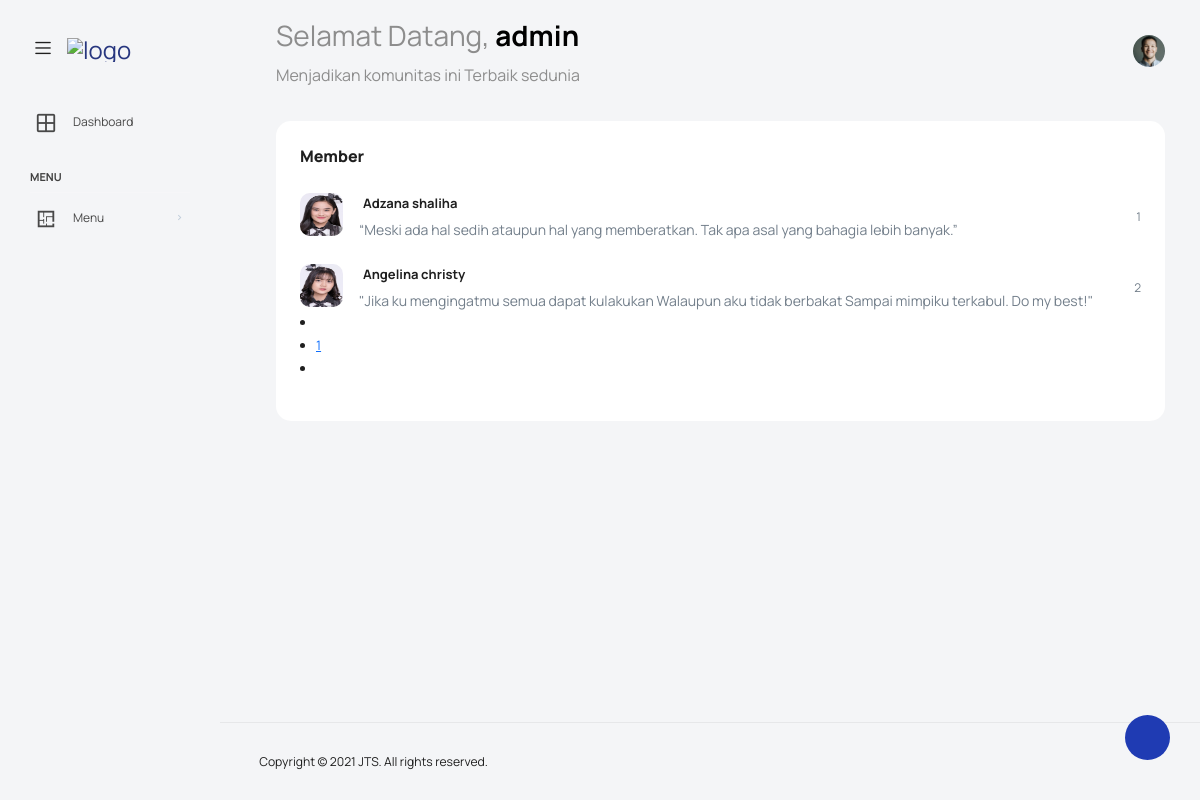
The app's page /admin/index.php (signed in) with its own data.
### tables this page shows
CREATE TABLE `tb_member` (
  `id_member` int(11) NOT NULL,
  `nama` varchar(25) NOT NULL,
  `gambar` varchar(50) NOT NULL,
  `tgl_lahir` date NOT NULL,
  `alamat` text NOT NULL,
  `tentang_member` text NOT NULL
);

### admin/index.php (the view, shortened to what this page needs)
<?php
require "koneksi.php";
$limit = 5;
$page = (isset($_GET['page'])) ? $_GET['page'] : 1;
$query = mysqli_query($conect, "SELECT COUNT(*) FROM tb_about");
$total_data = mysqli_fetch_array($query)[0];
$total_page = ceil($total_data / $limit);
$start = ($limit * $page) - $limit;
 ?>
<!DOCTYPE html>
<html lang="en">
<head>
    <link rel="stylesheet" href="vendors/feather/feather.css">
    <link rel="stylesheet" href="vendors/mdi/css/materialdesignicons.min.css">
    <link rel="stylesheet" href="vendors/ti-icons/css/themify-icons.css">
    <link rel="stylesheet" href="vendors/typicons/typicons.css">
    <link rel="stylesheet" href="vendors/simple-line-icons/css/simple-line-icons.css">
    <link rel="stylesheet" href="vendors/css/vendor.bundle.base.css">
    <link rel="stylesheet" href="vendors/datatables.net-bs4/dataTables.bootstrap4.css">
    <link rel="stylesheet" href="js/select.dataTables.min.css">
    <link rel="stylesheet" href="css/vertical-layout-light/style.css">
    <link href="../css/style.css" rel="stylesheet" type="text/css" />
    <link href="../css/font-awesome.css" rel="stylesheet" type="text/css" />
</head>
<body>
    <nav class="navbar default-layout col-lg-12 col-12 p-0 fixed-top d-flex
        align-items-top flex-row">
        <div class="text-center navbar-brand-wrapper d-flex align-items-center
          justify-content-start">
            <div class="me-3">
                <button class="navbar-toggler navbar-toggler align-self-center" type="button" data-bs-toggle="minimize">
              <span class="icon-menu"></span>
            </button>
            </div>
            <div>
                <a class="navbar-brand brand-logo" href="index.html">
                    <img src="../img/gth-logo-black.png" alt="logo" />
                </a>
            </div>
        </div>
        <div class="navbar-menu-wrapper d-flex align-items-top">
            <ul class="navbar-nav">
                <li class="nav-item font-weight-semibold d-none d-lg-block ms-0">
                    <h1 class="welcome-text">Selamat Datang, <span class="text-black
                  fw-bold"><?= $_SESSION['admin']?></span></h1>
                    <h3 class="welcome-sub-text">Menjadikan komunitas ini Terbaik sedunia
                    </h3>
                </li>
            </ul>
            <ul class="navbar-nav ms-auto">
                <li class="nav-item dropdown d-none d-lg-block user-dropdown">
                    <a class="nav-link" id="UserDropdown" href="#" data-bs-toggle="dropdown" aria-expanded="false">
                        <img class="img-xs rounded-circle" src="images/faces/face8.jpg" alt="Profile image"> </a>
                </li>
            </ul>
        </div>
    </nav>
    <div class="container-fluid page-body-wrapper">
        <div class="theme-setting-wrapper">
            <div id="settings-trigger"><i class="ti-settings"></i></div>
        </div>
        <nav class="sidebar sidebar-offcanvas" id="sidebar">
            <ul class="nav">
                <li class="nav-item">
                    <a class="nav-link" href="index.php">
                        <i class="mdi mdi-grid-large menu-icon"></i>
                        <span class="menu-title">Dashboard</span>
                    </a>
                </li>
                <li class="nav-item nav-category">Menu</li>
                <li class="nav-item">
                    <a class="nav-link" data-bs-toggle="collapse" href="#ui-basic" aria-expanded="false" aria-controls="ui-basic">
                        <i class="menu-icon mdi mdi-floor-plan"></i>
                        <span class="menu-title">Menu</span>
                        <i class="menu-arrow"></i>
                    </a>
                </li>
            </ul>
        </nav>
        <div class="main-panel">
            <div class="content-wrapper">
                <div class="row">
                    <div class="col-sm-12">
                        <div class="home-tab">
                            <div class="row flex-grow">
                                <div class="col-12 grid-margin stretch-card">
                                    <div class="card card-rounded">
                                        <div class="card-body">
                                            <div class="row">
                                                <div class="col-lg-12">
                                                    <div class="d-flex justify-content-betweenalign-items-center mb-3">
                                                        <div>
                                                            <h4 class="card-title card-title-dash">Member
                                                            </h4>
                                                        </div>
                                                    </div>
                                                    <?php
                                        $i = 1;
                            $query = mysqli_query($conect,"SELECT * FROM tb_member  ORDER BY id_member DESC LIMIT $start, $limit ");
                            while($row = mysqli_fetch_array($query)){
                        ?>
                                                    <div class="mt-3">
                                                        <div class="wrapper d-flex align-items-center justify-content-between pt-2">
                                                            <div class="d-flex">
                                                                <img class="img-sm rounded-10" src="img/<?=$row['gambar'];?>" alt="profile">
                                                                <div class="wrapper ms-3">
                                                                    <p class="ms-1 mb-1 fw-bold"><?=$row['nama'];?></p>
                                                                    <small class="text-muted mb-0"><?=$row['tentang_member'];?></small>
                                                                </div>
                                                            </div>
                                                            <div class="text-muted text-small">
                                                                <?=$i++;?>
                                                            </div>
                                                        </div>
                                                    </div>
                                                    <?php } ?>
                                                    <div class="page-breadcrumb pagination-nav mt-60 mt-xs-30">
  <ul>
    <li>
    </li>
    <?php for ($i = 1; $i <= $total_page; $i++) : ?>
      <li>
        <a href="?page=<?= $i ?>" <?= ($i == $page) ? "class='active'" : "" ?>><?= $i ?></a>
      </li>
    <?php endfor; ?>
    <li>
    </li>
  </ul>
</div>
                                                </div>
                                            </div>
                                        </div>
                                    </div>
                                </div>
                            </div>
                        </div>
                    </div>
                </div>
            </div>
            <footer class="footer">
                <div class="d-sm-flex justify-content-center
    justify-content-sm-between">
                    <span class="float-none float-sm-right d-block mt-1 mt-sm-0
    text-center">Copyright © 2021 JTS. All rights reserved.</span>
                </div>
            </footer>
        </div>
    </div>
</body>
</html>

### records on screen
tb_member: gambar (picture), nama "Adzana shaliha", tentang_member "“Meski ada hal sedih ataupun hal yang memberatkan. Tak apa asal yang bahagia lebih banyak.”"
tb_member: gambar (picture), nama "Angelina christy", tentang_member "\"Jika ku mengingatmu semua dapat kulakukan Walaupun aku tidak berbakat Sampai mimpiku terkabul. Do my best!\""

### other values on screen
$_SESSION['admin'] "admin"
